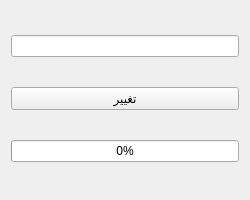
<?xml version="1.0" encoding="UTF-8"?>
<ui version="4.0">
 <class>ChangePassForm</class>
 <widget class="QWidget" name="ChangePassForm">
  <property name="geometry">
   <rect>
    <x>0</x>
    <y>0</y>
    <width>250</width>
    <height>200</height>
   </rect>
  </property>
  <property name="windowTitle">
   <string>Form</string>
  </property>
  <layout class="QVBoxLayout" name="verticalLayout">
   <item>
    <widget class="QLineEdit" name="newPass"/>
   </item>
   <item>
    <widget class="QPushButton" name="pushButton">
     <property name="text">
      <string>تغییر</string>
     </property>
    </widget>
   </item>
   <item>
    <widget class="QProgressBar" name="progressBar">
     <property name="value">
      <number>0</number>
     </property>
    </widget>
   </item>
  </layout>
 </widget>
 <resources/>
 <connections/>
</ui>
